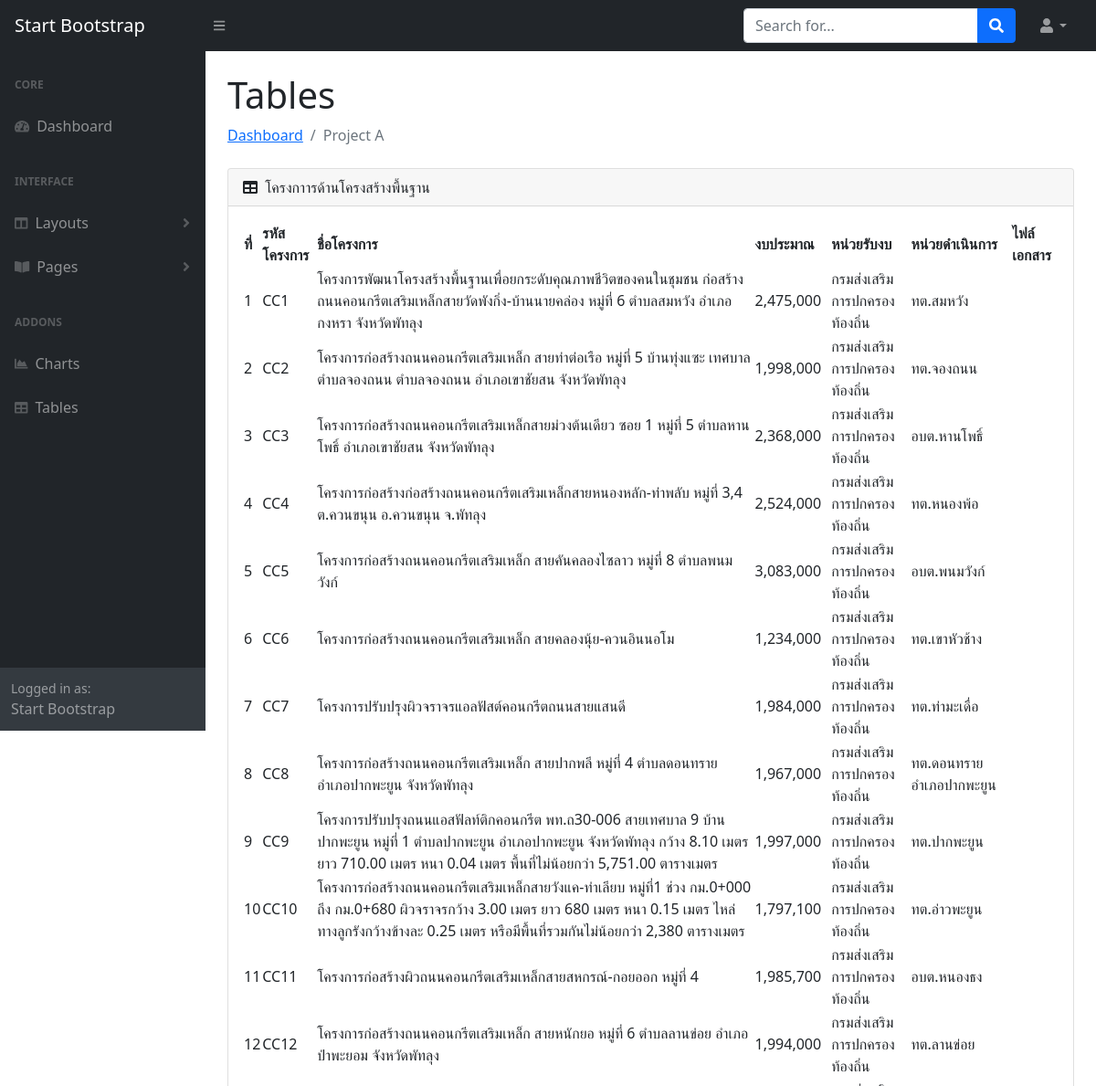
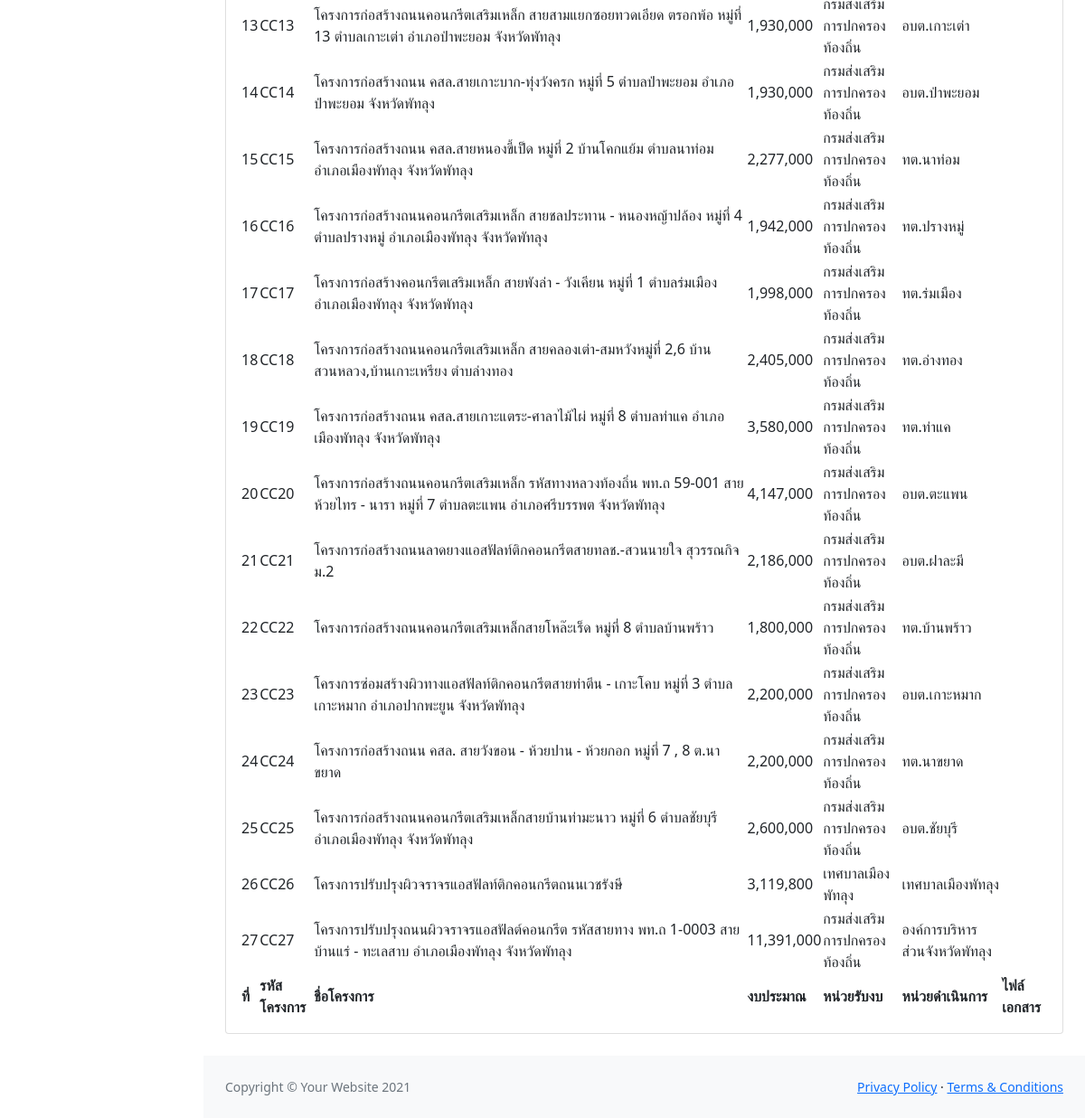
Page /tables-c.php on the committed database (2 pictures, top to bottom).
### tables this page shows
CREATE TABLE IF NOT EXISTS `project` (
  `id` int(10) NOT NULL AUTO_INCREMENT,
  `pid` varchar(10) NOT NULL COMMENT 'รหัสโครงการ',
  `gid` int(10) NOT NULL COMMENT 'รหัสกลุ่มโครงการ',
  `pname` text NOT NULL COMMENT 'ชื่อโครงการ',
  `money` float NOT NULL COMMENT 'งบประมาณ',
  `rec_money` text NOT NULL COMMENT 'หน่วยรับงบประมาณ',
  `operation` varchar(200) NOT NULL COMMENT 'หน่วยปฏิบัติ',
  `doc` varchar(100) NOT NULL,
  PRIMARY KEY (`id`)
);

### library/database.php (called while the page is built, shortened)
<?php
$db_config=array(
        "host"=>"localhost",
        "user"=>"root",
        "pass"=>"hellojava",
        "dbname"=>"project-root",
        "charset"=>"utf8"
    );
$dbConn = @new mysqli($db_config["host"], $db_config["user"], $db_config["pass"], $db_config["dbname"]);
function dbQuery($sql)
{
        global $dbConn;
        $result = $dbConn->query($sql);
	return $result;
}
function dbFetchArray($result) {
          return mysqli_fetch_array($result);
}
?>

### tables-c.php (the view, shortened to what this page needs)
<!DOCTYPE html>
<html lang="en">
    <head>
        <link href="https://cdn.jsdelivr.net/npm/simple-datatables@latest/dist/style.css" rel="stylesheet" />
        <link href="css/styles.css" rel="stylesheet" />
    </head>
    <?php include("./library/database.php");?>
    <body class="sb-nav-fixed">
        <nav class="sb-topnav navbar navbar-expand navbar-dark bg-dark">
            <a class="navbar-brand ps-3" href="index.html">Start Bootstrap</a>
            <button class="btn btn-link btn-sm order-1 order-lg-0 me-4 me-lg-0" id="sidebarToggle" href="#!"><i class="fas fa-bars"></i></button>
            <form class="d-none d-md-inline-block form-inline ms-auto me-0 me-md-3 my-2 my-md-0">
                <div class="input-group">
                    <input class="form-control" type="text" placeholder="Search for..." aria-label="Search for..." aria-describedby="btnNavbarSearch" />
                    <button class="btn btn-primary" id="btnNavbarSearch" type="button"><i class="fas fa-search"></i></button>
                </div>
            </form>
            <ul class="navbar-nav ms-auto ms-md-0 me-3 me-lg-4">
                <li class="nav-item dropdown">
                    <a class="nav-link dropdown-toggle" id="navbarDropdown" href="#" role="button" data-bs-toggle="dropdown" aria-expanded="false"><i class="fas fa-user fa-fw"></i></a>
                </li>
            </ul>
        </nav>
        <div id="layoutSidenav">
            <div id="layoutSidenav_nav">
                <nav class="sb-sidenav accordion sb-sidenav-dark" id="sidenavAccordion">
                    <div class="sb-sidenav-menu">
                        <div class="nav">
                            <div class="sb-sidenav-menu-heading">Core</div>
                            <a class="nav-link" href="index.php">
                                <div class="sb-nav-link-icon"><i class="fas fa-tachometer-alt"></i></div>
                                Dashboard
                            </a>
                            <div class="sb-sidenav-menu-heading">Interface</div>
                            <a class="nav-link collapsed" href="#" data-bs-toggle="collapse" data-bs-target="#collapseLayouts" aria-expanded="false" aria-controls="collapseLayouts">
                                <div class="sb-nav-link-icon"><i class="fas fa-columns"></i></div>
                                Layouts
                                <div class="sb-sidenav-collapse-arrow"><i class="fas fa-angle-down"></i></div>
                            </a>
                            <a class="nav-link collapsed" href="#" data-bs-toggle="collapse" data-bs-target="#collapsePages" aria-expanded="false" aria-controls="collapsePages">
                                <div class="sb-nav-link-icon"><i class="fas fa-book-open"></i></div>
                                Pages
                                <div class="sb-sidenav-collapse-arrow"><i class="fas fa-angle-down"></i></div>
                            </a>
                            <div class="sb-sidenav-menu-heading">Addons</div>
                            <a class="nav-link" href="charts.html">
                                <div class="sb-nav-link-icon"><i class="fas fa-chart-area"></i></div>
                                Charts
                            </a>
                            <a class="nav-link" href="tables.html">
                                <div class="sb-nav-link-icon"><i class="fas fa-table"></i></div>
                                Tables
                            </a>
                        </div>
                    </div>
                    <div class="sb-sidenav-footer">
                        <div class="small">Logged in as:</div>
                        Start Bootstrap
                    </div>
                </nav>
            </div>
            <div id="layoutSidenav_content">
                <main>
                    <div class="container-fluid px-4">
                        <h1 class="mt-4">Tables</h1>
                        <ol class="breadcrumb mb-4">
                            <li class="breadcrumb-item"><a href="index.html">Dashboard</a></li>
                            <li class="breadcrumb-item active">Project A</li>
                        </ol>
                        <div class="card mb-4">
                            <div class="card-header">
                                <i class="fas fa-table me-1"></i>
                                โครงกาารด้านโครงสร้างพื้นฐาน
                            </div>
                            <div class="card-body">
                                <table id="datatablesSimple">
                                <thead>
                                        <tr>
                                            <th>ที่</th>
                                            <th>รหัสโครงการ</th>
                                            <th>ชื่อโครงการ</th>
                                            <th>งบประมาณ</th>
                                            <th>หน่วยรับงบ</th>
                                            <th>หน่วยดำเนินการ</th>
                                            <th>ไฟล์เอกสาร</th>
                                        </tr>
                                    </thead>
                                    <tfoot>
                                    <tr>
                                            <th>ที่</th>
                                            <th>รหัสโครงการ</th>
                                            <th>ชื่อโครงการ</th>
                                            <th>งบประมาณ</th>
                                            <th>หน่วยรับงบ</th>
                                            <th>หน่วยดำเนินการ</th>
                                            <th>ไฟล์เอกสาร</th>
                                        </tr>
                                    </tfoot>
                                    <tbody>
                                    <?php
                                        $sql = "SELECT * FROM project WHERE gid=3";
                                        $result = dbQuery($sql);
                                        $no = 1;
                                        while ($row = dbFetchArray($result)) {
                                            echo "<tr>
                                                    <td>".$no."</td>
                                                    <td>C".$row['pid']."</td>
                                                    <td>".$row['pname']."</td>
                                                    <td>".number_format($row['money'])."</td>
                                                    <td>".$row['rec_money']."</td>
                                                    <td>".$row['operation']."</td>
                                                    <td>".$row['file_upload']."</td>
                                                  </tr>";
                                            $no++;
                                        }
                                     ?>
                                    </tbody>
                                </table>
                            </div>
                        </div>
                    </div>
                </main>
                <footer class="py-4 bg-light mt-auto">
                    <div class="container-fluid px-4">
                        <div class="d-flex align-items-center justify-content-between small">
                            <div class="text-muted">Copyright &copy; Your Website 2021</div>
                            <div>
                                <a href="#">Privacy Policy</a>
                                &middot;
                                <a href="#">Terms &amp; Conditions</a>
                            </div>
                        </div>
                    </div>
                </footer>
            </div>
        </div>
    </body>
</html>

### rows in the picture
project: pid "C1", pname "โครงการพัฒนาโครงสร้างพื้นฐานเพื่อยกระดับคุณภาพชีวิตของคนในชุมชน ก่อสร้างถนนคอนกรีตเสริมเหล็กสายวัดพังกิ่ง-บ้านนายคล่อง หมู่ที่ 6 ตำบลสมหวัง อำเภอกงหรา จังหวัดพัทลุง", money "2,475,000", rec_money "กรมส่งเสริมการปกครองท้องถิ่น", operation "ทต.สมหวัง"
project: pid "C2", pname "โครงการก่อสร้างถนนคอนกรีตเสริมเหล็ก สายท่าต่อเรือ หมู่ที่ 5 บ้านทุ่งแซะ เทศบาลตำบลจองถนน ตำบลจองถนน อำเภอเขาชัยสน จังหวัดพัทลุง", money "1,998,000", rec_money "กรมส่งเสริมการปกครองท้องถิ่น", operation "ทต.จองถนน"
project: pid "C3", pname "โครงการก่อสร้างถนนคอนกรีตเสริมเหล็กสายม่วงต้นเดียว ซอย 1 หมู่ที่ 5 ตำบลหานโพธิ์ อำเภอเขาชัยสน จังหวัดพัทลุง", money "2,368,000", rec_money "กรมส่งเสริมการปกครองท้องถิ่น", operation "อบต.หานโพธิ์"
project: pid "C4", pname "โครงการก่อสร้างก่อสร้างถนนคอนกรีตเสริมเหล็กสายหนองหลัก-ท่าพลับ หมู่ที่ 3,4 ต.ควนขนุน อ.ควนขนุน จ.พัทลุง", money "2,524,000", rec_money "กรมส่งเสริมการปกครองท้องถิ่น", operation "ทต.หนองพ้อ"
project: pid "C5", pname "โครงการก่อสร้างถนนคอนกรีตเสริมเหล็ก สายคันคลองไซลาว หมู่ที่ 8 ตำบลพนมวังก์", money "3,083,000", rec_money "กรมส่งเสริมการปกครองท้องถิ่น", operation "อบต.พนมวังก์"
project: pid "C6", pname "โครงการก่อสร้างถนนคอนกรีตเสริมเหล็ก สายคลองนุ้ย-ควนอินนอโม", money "1,234,000", rec_money "กรมส่งเสริมการปกครองท้องถิ่น", operation "ทต.เขาหัวช้าง"
project: pid "C7", pname "โครงการปรับปรุงผิวจราจรแอลฟัสต์คอนกรีตถนนสายแสนดี", money "1,984,000", rec_money "กรมส่งเสริมการปกครองท้องถิ่น", operation "ทต.ท่ามะเดื่อ"
project: pid "C8", pname "โครงการก่อสร้างถนนคอนกรีตเสริมเหล็ก สายปากพลี หมู่ที่ 4 ตำบลดอนทราย อำเภอปากพะยูน จังหวัดพัทลุง", money "1,967,000", rec_money "กรมส่งเสริมการปกครองท้องถิ่น", operation "ทต.ดอนทราย อำเภอปากพะยูน"
project: pid "C9", pname "โครงการปรับปรุงถนนแอสฟัลท์ติกคอนกรีต พท.ถ30-006 สายเทศบาล 9 บ้านปากพะยูน หมู่ที่ 1 ตำบลปากพะยูน อำเภอปากพะยูน จังหวัดพัทลุง กว้าง 8.10 เมตร ยาว 710.00 เมตร หนา 0.04 เมตร พื้นที่ไม่น้อยกว่า 5,751.00 ตารางเมตร", money "1,997,000", rec_money "กรมส่งเสริมการปกครองท้องถิ่น", operation "ทต.ปากพะยูน"
project: pid "C10", pname "โครงการก่อสร้างถนนคอนกรีตเสริมเหล็กสายวังแค-ท่าเลียบ หมู่ที่1 ช่วง กม.0+000 ถึง กม.0+680 ผิวจราจรกว้าง 3.00 เมตร ยาว 680 เมตร หนา 0.15 เมตร ไหล่ทางลูกรังกว้างข้างละ 0.25 เมตร หรือมีพื้นที่รวมกันไม่น้อยกว่า 2,380 ตารางเมตร", money "1,797,100", rec_money "กรมส่งเสริมการปกครองท้องถิ่น", operation "ทต.อ่าวพะยูน"
project: pid "C11", pname "โครงการก่อสร้างผิวถนนคอนกรีตเสริมเหล็กสายสหกรณ์-กอยออก หมู่ที่ 4", money "1,985,700", rec_money "กรมส่งเสริมการปกครองท้องถิ่น", operation "อบต.หนองธง"
project: pid "C12", pname "โครงการก่อสร้างถนนคอนกรีตเสริมเหล็ก สายหนักยอ หมู่ที่ 6 ตำบลลานข่อย อำเภอป่าพะยอม จังหวัดพัทลุง", money "1,994,000", rec_money "กรมส่งเสริมการปกครองท้องถิ่น", operation "ทต.ลานข่อย"
project: pid "C13", pname "โครงการก่อสร้างถนนคอนกรีตเสริมเหล็ก สายสามแยกซอยทวดเอียด ตรอกพ้อ หมู่ที่ 13 ตำบลเกาะเต่า อำเภอป่าพะยอม จังหวัดพัทลุง", money "1,930,000", rec_money "กรมส่งเสริมการปกครองท้องถิ่น", operation "อบต.เกาะเต่า"
project: pid "C14", pname "โครงการก่อสร้างถนน คสล.สายเกาะบาก-ทุ่งวังครก หมู่ที่ 5 ตำบลป่าพะยอม อำเภอป่าพะยอม จังหวัดพัทลุง", money "1,930,000", rec_money "กรมส่งเสริมการปกครองท้องถิ่น", operation "อบต.ป่าพะยอม"
project: pid "C15", pname "โครงการก่อสร้างถนน คสล.สายหนองขี้เป็ด หมู่ที่ 2 บ้านโคกแย้ม ตำบลนาท่อม อำเภอเมืองพัทลุง จังหวัดพัทลุง", money "2,277,000", rec_money "กรมส่งเสริมการปกครองท้องถิ่น", operation "ทต.นาท่อม"
project: pid "C16", pname "โครงการก่อสร้างถนนคอนกรีตเสริมเหล็ก สายชลประทาน - หนองหญ้าปล้อง หมู่ที่ 4 ตำบลปรางหมู่ อำเภอเมืองพัทลุง จังหวัดพัทลุง", money "1,942,000", rec_money "กรมส่งเสริมการปกครองท้องถิ่น", operation "ทต.ปรางหมู่"
project: pid "C17", pname "โครงการก่อสร้างคอนกรีตเสริมเหล็ก สายพังล่า - วังเคียน หมู่ที่ 1 ตำบลร่มเมือง อำเภอเมืองพัทลุง จังหวัดพัทลุง", money "1,998,000", rec_money "กรมส่งเสริมการปกครองท้องถิ่น", operation "ทต.ร่มเมือง"
project: pid "C18", pname "โครงการก่อสร้างถนนคอนกรีตเสริมเหล็ก สายคลองเต่า-สมหวังหมู่ที่ 2,6 บ้านสวนหลวง,บ้านเกาะเหรียง ตำบล่างทอง", money "2,405,000", rec_money "กรมส่งเสริมการปกครองท้องถิ่น", operation "ทต.อ่างทอง"
project: pid "C19", pname "โครงการก่อสร้างถนน คสล.สายเกาะแตระ-ศาลาไม้ไผ่ หมู่ที่ 8 ตำบลท่าแค อำเภอเมืองพัทลุง จังหวัดพัทลุง", money "3,580,000", rec_money "กรมส่งเสริมการปกครองท้องถิ่น", operation "ทต.ท่าแค"
project: pid "C20", pname "โครงการก่อสร้างถนนคอนกรีตเสริมเหล็ก รหัสทางหลวงท้องถิ่น พท.ถ 59-001 สายห้วยไทร - นารา หมู่ที่ 7 ตำบลตะแพน อำเภอศรีบรรพต จังหวัดพัทลุง", money "4,147,000", rec_money "กรมส่งเสริมการปกครองท้องถิ่น", operation "อบต.ตะแพน"
project: pid "C21", pname "โครงการก่อสร้างถนนลาดยางแอสฟัลท์ติกคอนกรีตสายทลช.-สวนนายใจ สุวรรณกิจ ม.2", money "2,186,000", rec_money "กรมส่งเสริมการปกครองท้องถิ่น", operation "อบต.ฝาละมี"
project: pid "C22", pname "โครงการก่อสร้างถนนคอนกรีตเสริมเหล็กสายโหล๊ะเร็ด หมู่ที่ 8 ตำบลบ้านพร้าว", money "1,800,000", rec_money "กรมส่งเสริมการปกครองท้องถิ่น", operation "ทต.บ้านพร้าว"
project: pid "C23", pname "โครงการซ่อมสร้างผิวทางแอสฟัลท์ติกคอนกรีตสายท่าตีน - เกาะโคบ หมู่ที่ 3 ตำบลเกาะหมาก อำเภอปากพะยูน จังหวัดพัทลุง", money "2,200,000", rec_money "กรมส่งเสริมการปกครองท้องถิ่น", operation "อบต.เกาะหมาก"
project: pid "C24", pname "โครงการก่อสร้างถนน คสล. สายวังขอน - ห้วยปาน - ห้วยกอก หมู่ที่ 7 , 8 ต.นาขยาด", money "2,200,000", rec_money "กรมส่งเสริมการปกครองท้องถิ่น", operation "ทต.นาขยาด"
project: pid "C25", pname "โครงการก่อสร้างถนนคอนกรีตเสริมเหล็กสายบ้านท่ามะนาว หมู่ที่ 6 ตำบลชัยบุรี อำเภอเมืองพัทลุง จังหวัดพัทลุง", money "2,600,000", rec_money "กรมส่งเสริมการปกครองท้องถิ่น", operation "อบต.ชัยบุรี"
project: pid "C26", pname "โครงการปรับปรุงผิวจราจรแอสฟัลท์ติกคอนกรีตถนนเวชรังษี", money "3,119,800", rec_money "เทศบาลเมืองพัทลุง", operation "เทศบาลเมืองพัทลุง"
project: pid "C27", pname "โครงการปรับปรุงถนนผิวจราจรแอสฟัลต์คอนกรีต รหัสสายทาง พท.ถ 1-0003 สายบ้านแร่ - ทะเลสาบ อำเภอเมืองพัทลุง จังหวัดพัทลุง", money "11,391,000", rec_money "กรมส่งเสริมการปกครองท้องถิ่น", operation "องค์การบริหารส่วนจังหวัดพัทลุง"
